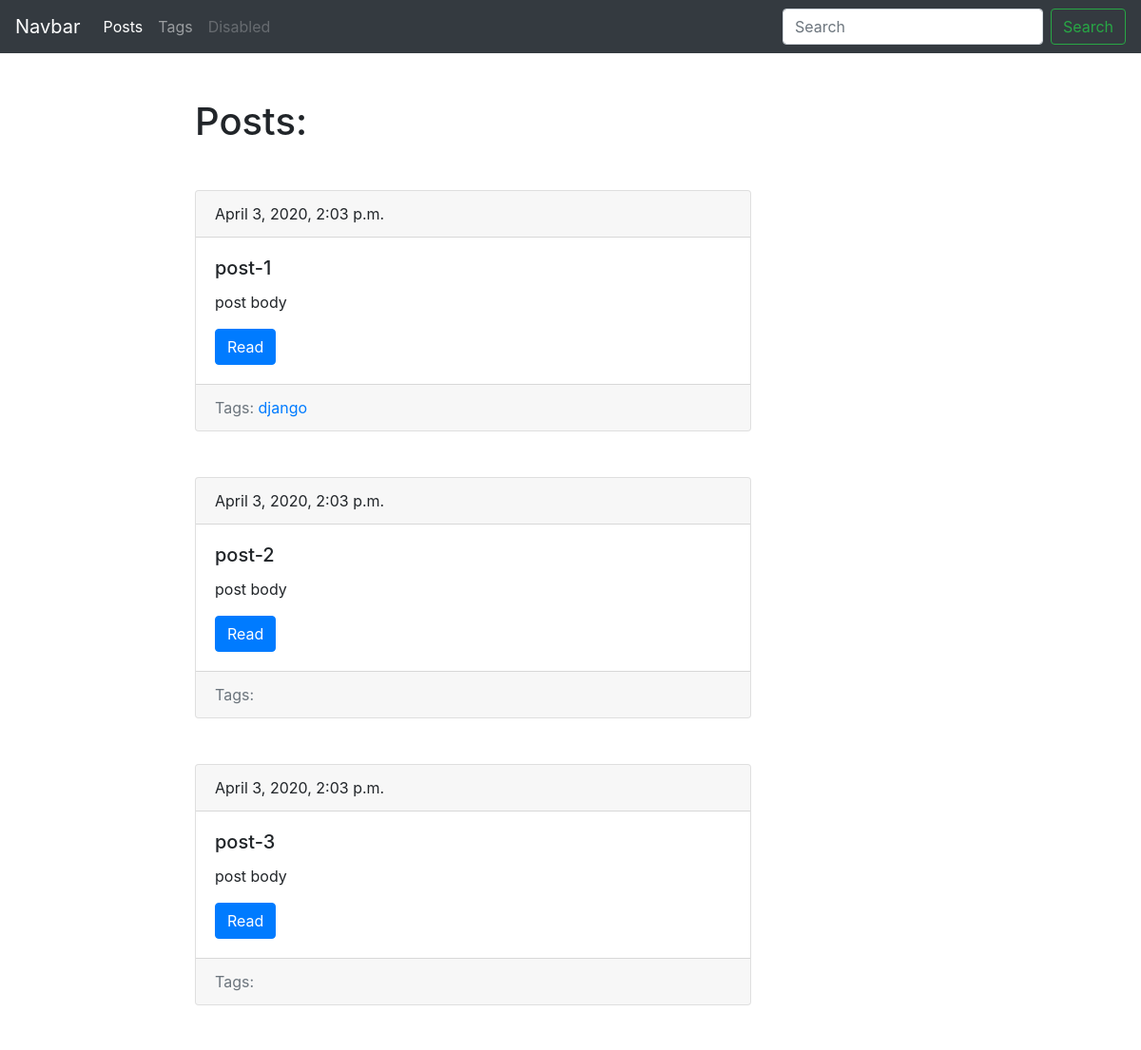
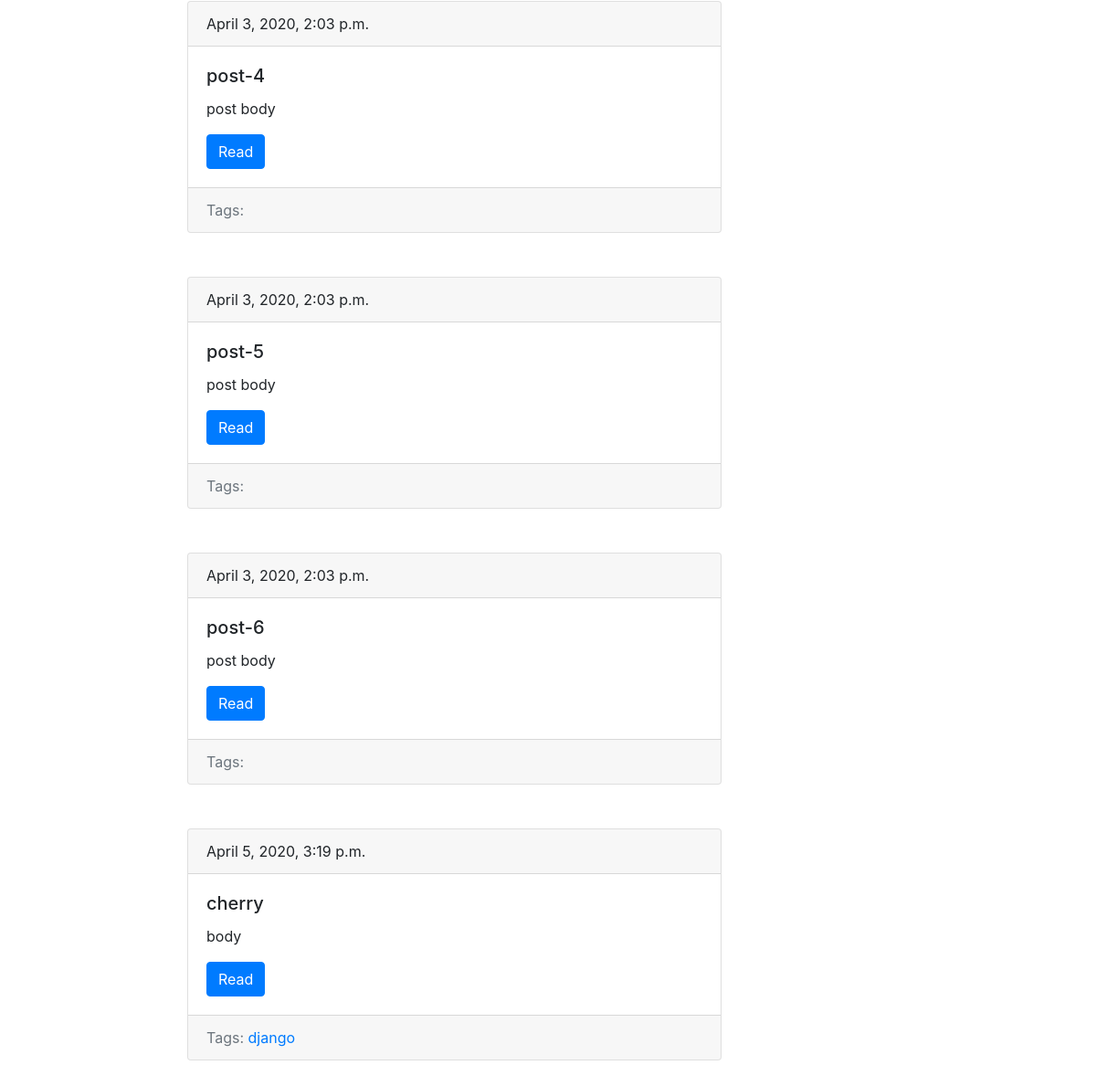
Screenshot of /blog/ with the database file from the repository (2 pictures, top to bottom).
### blog/models.py (models this page shows, shortened)
class Post(models.Model):
    title = models.CharField(max_length=150, db_index=True)
    slug = models.SlugField(max_length=150, blank=True, unique=True)
    body = models.TextField(blank=True, db_index=True)
    tags = models.ManyToManyField('Tag', blank=True, related_name='posts')
    date_pub = models.DateTimeField(auto_now_add=True)
    def get_absolute_url(self):
        return reverse('post_detail_url', kwargs={'slug': self.slug})

class Tag(models.Model):
    title = models.CharField(max_length=50)
    slug = models.SlugField(max_length=50, unique=True)
    def get_absolute_url(self):
        return reverse('tag_detail_url', kwargs={'slug': self.slug})

### blog/views.py (the view)
# urls.py: path('', get_form, name='posts_list_url'),
def get_form(request):
    posts = Post.objects.all()
    return render(request, 'blog/index.html', context={'posts': posts})

### templates/blog/index.html (shortened to what this page needs)
{% extends 'blog/base.html' %}
{% block content %}
    <h1 class="mb-5">Posts:</h1>
    {% for post in posts %}
		{% include 'blog/includes/post_card_template.html' %}
    {% endfor %}
{% endblock %}

### templates/blog/includes/post_card_template.html
<div class="card mb-5">
    <div class="card-header">
        {{ post.date_pub }}
    </div>
    <div class="card-body">
        <h5 class="card-title">{{ post.title }}</h5>
        <p class="card-text">{{ post.body|truncatewords:15 }}  </p>
        <a href="{{ post.get_absolute_url }}" class="btn btn-primary">Read</a>
    </div>
    <div class="card-footer text-muted">
        Tags:
        {% for tag in post.tags.all %}
            <a href="{{ tag.get_absolute_url }}">{{ tag.title }}</a>
        {% endfor %}
    </div>
</div>

### rows the page displays
Post: date_pub "April 3, 2020, 2:03 p.m.", title "post-1", body "post body"
Tag: title "django"
Post: date_pub "April 3, 2020, 2:03 p.m.", title "post-2", body "post body"
Post: date_pub "April 3, 2020, 2:03 p.m.", title "post-3", body "post body"
Post: date_pub "April 3, 2020, 2:03 p.m.", title "post-4", body "post body"
Post: date_pub "April 3, 2020, 2:03 p.m.", title "post-5", body "post body"
Post: date_pub "April 3, 2020, 2:03 p.m.", title "post-6", body "post body"
Post: date_pub "April 5, 2020, 3:19 p.m.", title "cherry", body "body"
